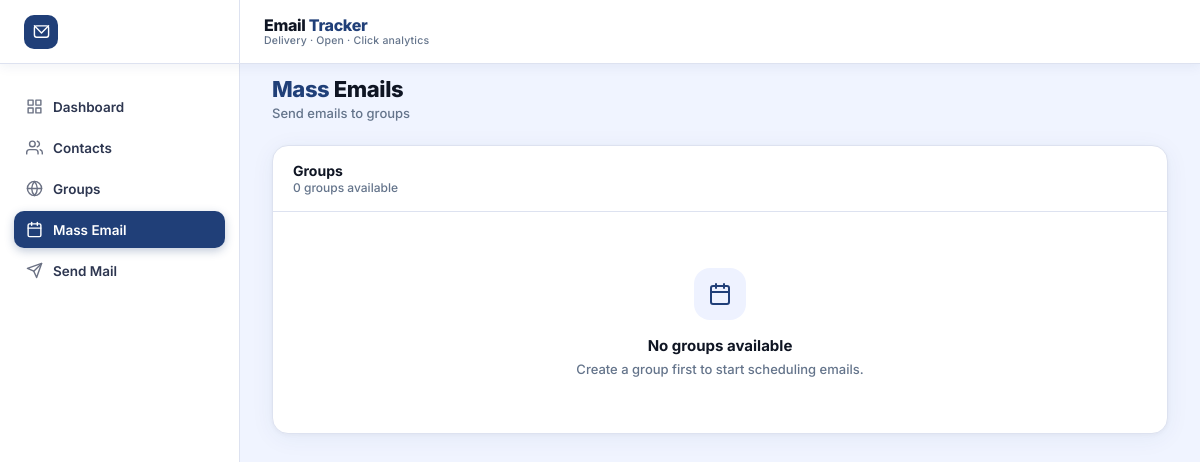
/schedule/, run on an earlier commit of the app's database.
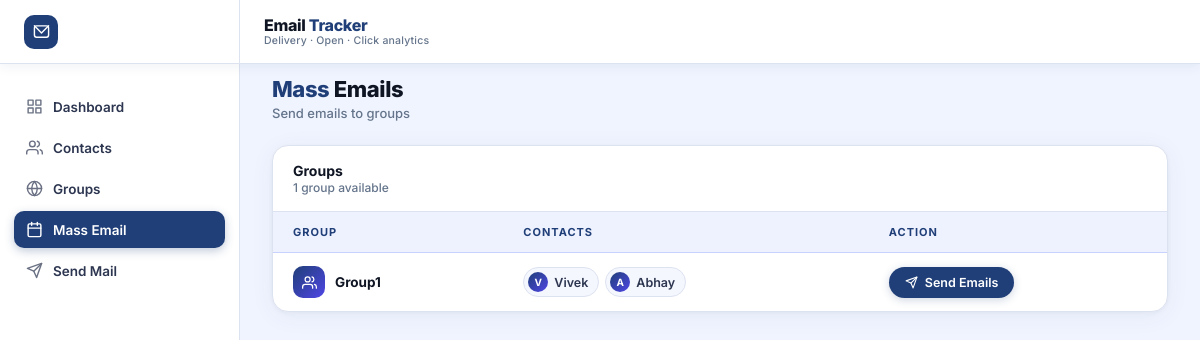
And on a later commit of the database.
### tracker/models.py (models this page shows, shortened)
class Group(models.Model):
    name = models.CharField(max_length=200)
    contacts = models.ManyToManyField(Contact)
    created_at = models.DateTimeField(auto_now_add=True)

class Contact(models.Model):
    name = models.CharField(max_length=200)
    email = models.EmailField(unique=True)
    created_at = models.DateTimeField(auto_now_add=True)

### tracker/views.py (the view)
# urls.py: path("schedule/", views.schedule_page, name="schedule"),
def schedule_page(request):
    groups = Group.objects.all()
    return render(request, "schedule.html", {"groups": groups})

### tracker/templates/schedule.html (shortened to what this page needs)
{% extends 'base.html' %}
{% block nav_schedule %}active{% endblock %}
{% block content %}
    <div class="page-header">
        <div>
            <div class="page-title"><span>Mass</span> Emails</div>
            <div class="page-subtitle">Send emails to groups</div>
        </div>
    </div>
    <div class="table-wrap">
        <div class="table-toolbar">
            <div>
                <div class="table-title">Groups</div>
                <div class="table-count">{{ groups|length }} group{{ groups|length|pluralize }} available</div>
            </div>
        </div>
        <div class="table-scroll">
            {% if groups %}
            <table>
                <thead>
                    <tr>
                        <th>Group</th>
                        <th>Contacts</th>
                        <th>Action</th>
                    </tr>
                </thead>
                <tbody>
                    {% for group in groups %}
                    <tr>
                        <td>
                            <div class="group-name-cell">
                                <div class="group-avatar">
                                    <svg viewBox="0 0 24 24" fill="none" stroke="currentColor" stroke-width="2"
                                         stroke-linecap="round" stroke-linejoin="round">
                                        <path d="M17 21v-2a4 4 0 0 0-4-4H5a4 4 0 0 0-4 4v2"/>
                                        <circle cx="9" cy="7" r="4"/>
                                        <path d="M23 21v-2a4 4 0 0 0-3-3.87"/>
                                        <path d="M16 3.13a4 4 0 0 1 0 7.75"/>
                                    </svg>
                                </div>
                                <span class="group-label">{{ group.name }}</span>
                            </div>
                        </td>
                        <td>
                            <div class="contact-names-cell">
                                {% for contact in group.contacts.all %}
                                    <span class="contact-name-tag">
                                        <span class="contact-name-initial">{{ contact.name|first|upper }}</span>
                                        {{ contact.name }}
                                    </span>
                                {% empty %}
                                    <span class="no-members">No contacts</span>
                                {% endfor %}
                            </div>
                        </td>
                        <td>
    <button
        class="send-email-btn"
        data-group-id="{{ group.id }}"
        data-group-name="{{ group.name }}"
        onclick="handleSend(this)"
    >
        <svg viewBox="0 0 24 24" fill="none" stroke="currentColor" stroke-width="2"
             stroke-linecap="round" stroke-linejoin="round">
            <line x1="22" y1="2" x2="11" y2="13"/>
            <polygon points="22 2 15 22 11 13 2 9 22 2"/>
        </svg>
        Send Emails
    </button>
</td>
                    </tr>
                    {% endfor %}
                </tbody>
            </table>
            {% else %}
            <div class="empty-state">
                <div class="empty-icon">
                    <svg viewBox="0 0 24 24" fill="none" stroke="currentColor" stroke-width="2"
                         stroke-linecap="round" stroke-linejoin="round">
                        <rect x="3" y="4" width="18" height="18" rx="2" ry="2"/>
                        <line x1="16" y1="2" x2="16" y2="6"/>
                        <line x1="8" y1="2" x2="8" y2="6"/>
                        <line x1="3" y1="10" x2="21" y2="10"/>
                    </svg>
                </div>
                <div class="empty-title">No groups available</div>
                <div class="empty-sub">Create a group first to start scheduling emails.</div>
            </div>
            {% endif %}
        </div>
    </div>
{% endblock %}

What changed in the data, as far as the page shows it:
added Group: name "Group1"
added Contact: name|first "V", name "Vivek"
added Contact: name|first "A", name "Abhay"
Also different on the page:
{{ groups|length }}: "0" → "1"
text no longer shown: "No groups available Create a group first to start scheduling emails."
text now shown: "GROUP CONTACTS ACTION"
